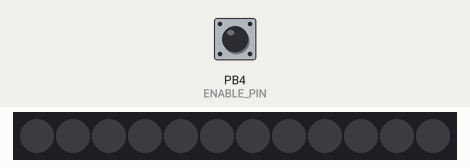
Recording of a program running on a simulated ATtiny85, built with avr-gcc and run on an emulated ATtiny85. Shown: 12 RGB LEDs in strip order, left to right. The inputs (shaded band) are chosen by the test bench; at power-on: PB4 (ENABLE_PIN) HIGH. Dim RGB values are drawn brighter than linear; the strip is taken to match the declared colour order.

Above: at 1.2 s.
1.3 s: PB4 (ENABLE_PIN) pulled LOW for 1 s
At 1.8 s:
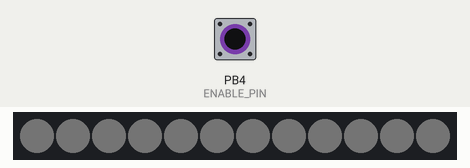
4.3 s: PB4 (ENABLE_PIN) pulled LOW for 3.2 s
8.1 s: PB4 (ENABLE_PIN) pulled LOW for 0.15 s
8.8 s: PB4 (ENABLE_PIN) pulled LOW for 0.15 s
Timing chart, 0 to 11.8 s (numbered marks = the images above; inputs shaded):
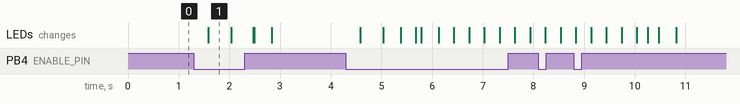

The program:

main.cpp
```cpp
#include <Arduino.h>

#include "Adafruit_NeoPixel.h"
#include "elapsedMillis.h"

#define LED_STRIP_LENGTH 12
#define LED_STRIP_PIN 1
#define ENABLE_PIN 4

#define MAX_BRIGHTNESS 127
#define WHITE_STRIP
#define USE_GAMMA_TABLE

#define FADE_TIME_SECONDS 5
#define ADJUST_DELAY (FADE_TIME_SECONDS * 1000 / 255)

#ifdef WHITE_STRIP
#define STRIP_TYPE NEO_RGBW
#else
#define STRIP_TYPE NEO_GRB
#endif

Adafruit_NeoPixel strip(LED_STRIP_LENGTH, LED_STRIP_PIN, STRIP_TYPE);

uint8_t currentBrightness = 0;
uint8_t desiredBrightness = 0;
uint16_t correctedBrightness = 0;

/* 16-bit gamma-correction table.
   Copy & paste this snippet into a Python REPL to regenerate
   Set the maximum brightness in max_bright:
import math
gamma=2.6
max_bright=127.0
for x in range(256):
    print("{:3},".format(int(math.pow((x)/255.0,gamma)*(max_bright*256.0)+0.5))),
    if x&15 == 15: print
*/

#ifdef USE_GAMMA_TABLE
const PROGMEM uint16_t gammaTable[] = {
  0,   0,   0,   0,   1,   1,   2,   3,   4,   5,   7,   9,  12,  14,  17,  21,
 24,  28,  33,  38,  43,  49,  56,  62,  70,  78,  86,  95, 104, 114, 125, 136,
147, 160, 173, 186, 200, 215, 230, 246, 263, 281, 299, 318, 337, 358, 379, 400,
423, 446, 470, 495, 521, 547, 574, 603, 631, 661, 692, 723, 755, 789, 823, 858,
894, 930, 968, 1007, 1046, 1087, 1128, 1170, 1214, 1258, 1303, 1350, 1397, 1445, 1494, 1545,
1596, 1649, 1702, 1756, 1812, 1869, 1926, 1985, 2045, 2106, 2168, 2231, 2296, 2361, 2428, 2495,
2564, 2634, 2705, 2778, 2851, 2926, 3002, 3079, 3157, 3237, 3318, 3400, 3483, 3567, 3653, 3740,
3828, 3918, 4009, 4101, 4194, 4289, 4385, 4482, 4580, 4680, 4782, 4884, 4988, 5093, 5200, 5308,
5417, 5528, 5640, 5754, 5869, 5985, 6103, 6222, 6342, 6464, 6588, 6712, 6839, 6966, 7096, 7226,
7358, 7492, 7627, 7764, 7902, 8041, 8182, 8325, 8469, 8615, 8762, 8910, 9061, 9213, 9366, 9521,
9677, 9835, 9995, 10156, 10319, 10483, 10649, 10817, 10986, 11157, 11329, 11503, 11679, 11857, 12036, 12216,
12399, 12583, 12768, 12956, 13145, 13335, 13528, 13722, 13918, 14115, 14314, 14515, 14718, 14922, 15129, 15336,
15546, 15758, 15971, 16186, 16402, 16621, 16841, 17063, 17287, 17513, 17740, 17969, 18200, 18433, 18668, 18904,
19143, 19383, 19625, 19869, 20115, 20362, 20612, 20863, 21116, 21371, 21628, 21887, 22148, 22411, 22676, 22942,
23210, 23481, 23753, 24027, 24304, 24582, 24862, 25144, 25428, 25714, 26002, 26292, 26583, 26877, 27173, 27471,
27771, 28073, 28377, 28682, 28990, 29300, 29612, 29926, 30242, 30560, 30880, 31203, 31527, 31853, 32182, 32512
};
#endif

void computeGamma() {
  #ifdef USE_GAMMA_TABLE
    correctedBrightness = pgm_read_word_near(gammaTable + currentBrightness);
    // return gammaTable[currentBrightness];
  #else
    float gammaCorrected = (MAX_BRIGHTNESS * 256.0) * pow((float)currentBrightness / 255.0, 2.6) + 0.5;

    if (gammaCorrected > 65535.0) {
      gammaCorrected = 65535.0;
    }

    correctedBrightness = gammaCorrected;
  #endif
}

#define DITHER_COUNT 16

uint32_t currentColor() {
  uint32_t c;
  uint8_t b = correctedBrightness >> 8;
  uint8_t dither = ((correctedBrightness & 0xFF) * DITHER_COUNT) / 256;
  static uint8_t ditherIndex = 0;

  if ((dither > ditherIndex) && (b < 255)) {
    b++;
  }

  ditherIndex = (ditherIndex + 1) % DITHER_COUNT;

  #ifdef WHITE_STRIP
    c = (uint32_t)b << 24;
  #else
    c = b;
    c <<= 8;
    c |= b;
    c <<= 8;
    c |= b;
  #endif

  return c;
}

void updateStrips() {
  strip.fill(currentColor());
  strip.show();
}

void updateInternalLED() {
  analogWrite(LED_BUILTIN, correctedBrightness>>8);
}

void setup() {
  // Switch from 1Mhz to 8Mhz
  CLKPR = 0x80; // to enable changes
  CLKPR = 0x00; // to set the divisor to 1

  pinMode(ENABLE_PIN, INPUT_PULLUP);
  pinMode(LED_BUILTIN, OUTPUT);

  strip.begin();
  updateStrips();
  updateInternalLED();
}

void loop() {
  static elapsedMillis adjustTime;

  if (adjustTime > ADJUST_DELAY)  {
    adjustTime -= ADJUST_DELAY;

    desiredBrightness = (digitalRead(ENABLE_PIN)==LOW) ? 255 : 0;

    if (desiredBrightness != currentBrightness) {
      if (desiredBrightness > currentBrightness) {
        currentBrightness += 1;
      }
      else {
        currentBrightness -= 1;
      }

      computeGamma();
      updateInternalLED();
    }
  }

  static elapsedMicros updateTime;

  if (updateTime > 1000) {
    updateTime -= 1000;
    updateStrips();
  }
}
```

Measured:
- after the input at 1.3 s, the LEDs: change after 0.28 s (image 1)
- what the display in image 1 shows lasts 0.4 s, from 1.6 s to 2.0 s
